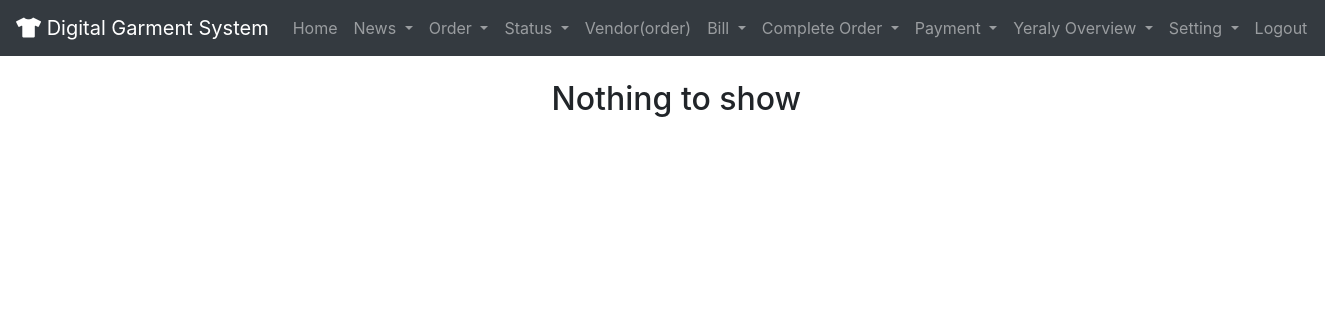
/accounting/payment_list/ (signed in), run on an earlier commit of the app's database.
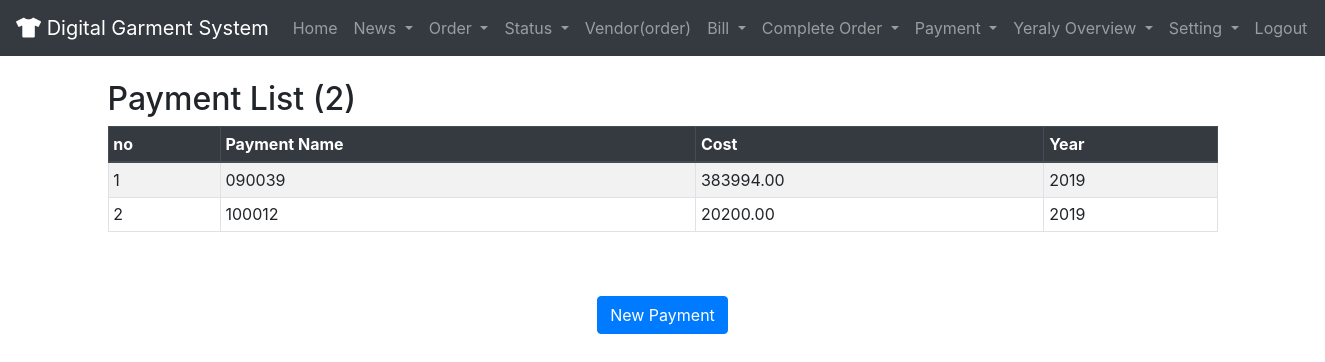
And on a later commit of the database.
### accounting/models.py (models this page shows)
class Payment(models.Model):
    user = CurrentUserField()
    payment_name = models.CharField(max_length=200, blank=True,null=True, verbose_name="Payment Name or Code")
    cost = models.DecimalField(max_digits=10, decimal_places=2,null= True,blank = True)
    year =  models.PositiveIntegerField(null= True,blank= True)
    Created_at = models.DateTimeField(auto_now_add=True, null=True)
    Updated_at= models.DateTimeField(auto_now=True)

### accounting/views.py (the view)
# urls.py: path('payment_list/',payment_list,name='payment_list'),
@login_required(login_url="/")
def payment_list(request):
    payment = Payment.objects.all()
    return render(request,"payment_list.html",{'payment': payment})

### accounting/cp.py (called while the page is built)
def yoverview(request):
    q=Completed_Order.objects.values_list('year',flat=True).order_by('year').distinct()
    return({'q':q})

### templates/payment_list.html (shortened to what this page needs)
{% extends 'base.html' %}
{% load crispy_forms_tags %}
{% block content %}
<div class="container">
{% if payment.count < 1 %}
<h2 style="margin-left:40%;">Nothing to show</h2>
{% else %}
<h2> Payment List ({{payment.count}})</h2>
<table class="table table-striped table-bordered table-sm">
    <thead class="thead-dark">
    <tr>
        <th>no</th>
        <th>Payment Name</th>
        <th>Cost</th>
        <th>Year</th>
    </tr>
    </thead>
    <tbody>
      {% for payment in payment %}
    <tr>
        <td>{{forloop.counter}}</td>
        <td>{{payment.payment_name}}</td>
        <td>{{payment.cost}}</td>
        <td>{{payment.year}}</td>
    </tr>
    {% endfor %}
    </tbody>
</table>
<br>
<br>
{%if not seller%}
<center><a href="{% url 'controller:accounting:paymentcreate' %}"> <button class="btn btn-primary"> New Payment </button></a></center>
{% endif %}
{% endif %}
</div>
{% endblock %}

What changed in the data, as far as the page shows it:
added Payment: payment_name "090039", cost "383994.00", year "2019"
added Payment: payment_name "100012", cost "20200.00", year "2019"
Also different on the page:
{{ payment.count }}: (not shown) → "2"
text no longer shown: "Nothing to show"
text now shown: "Payment List ( ) no Payment Name Cost Year New Payment"
